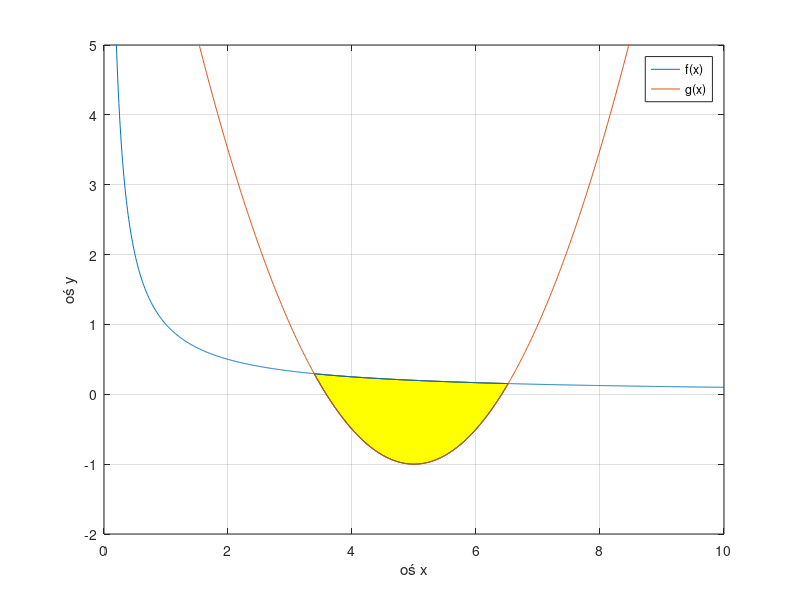

Write MATLAB code to recreate this figure.
f = @(x) 1./x;
g = @(x) 0.5 * (x - 5).^2 - 1;

a = 0;
b = 10;
N = 1000;


xL = fzero( @(x) f(x) - g(x), [-1000, 4.9999]);
xR = fzero( @(x) f(x) - g(x), [5.0001, 1000]);

xi = linspace(xL, xR, N);
up = f(xi);
down = g(xi);

xx = [xi, fliplr(xi)];
yy = [up, fliplr(down)];

fill(xx, yy, 'yellow');
hold all;

x = linspace(a, b, N);
x = [x, xx];
x = unique(x);
myplot = plot(x, f(x), x, g(x));
grid on;
xlabel 'oś x';
ylabel 'oś y';
legend([myplot], 'f(x)', 'g(x)');

ylim([-2,5]);